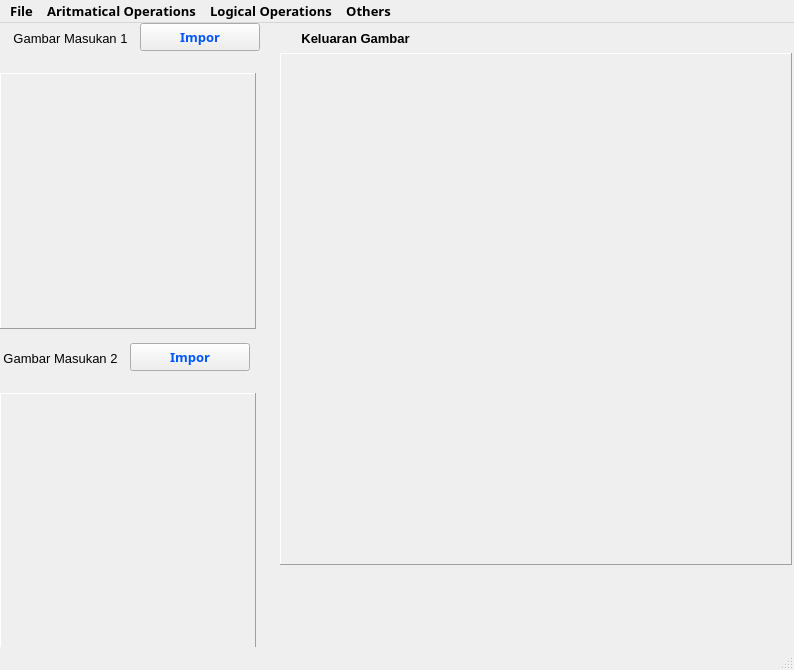
<?xml version="1.0" encoding="UTF-8"?>
<ui version="4.0">
 <class>MainWindow</class>
 <widget class="QMainWindow" name="MainWindow">
  <property name="geometry">
   <rect>
    <x>0</x>
    <y>0</y>
    <width>794</width>
    <height>670</height>
   </rect>
  </property>
  <property name="font">
   <font>
    <family>Segoe UI Semibold</family>
    <pointsize>10</pointsize>
    <weight>75</weight>
    <bold>true</bold>
   </font>
  </property>
  <property name="windowTitle">
   <string>Aritmatical by Maulana Akbar Firdausya</string>
  </property>
  <widget class="QWidget" name="centralwidget">
   <widget class="QLabel" name="label">
    <property name="geometry">
     <rect>
      <x>10</x>
      <y>0</y>
      <width>121</width>
      <height>31</height>
     </rect>
    </property>
    <property name="font">
     <font>
      <family>Segoe UI</family>
      <pointsize>10</pointsize>
      <weight>50</weight>
      <italic>false</italic>
      <bold>false</bold>
     </font>
    </property>
    <property name="text">
     <string>Gambar Masukan 1</string>
    </property>
    <property name="alignment">
     <set>Qt::AlignCenter</set>
    </property>
   </widget>
   <widget class="QLabel" name="pbInput">
    <property name="geometry">
     <rect>
      <x>0</x>
      <y>50</y>
      <width>256</width>
      <height>256</height>
     </rect>
    </property>
    <property name="autoFillBackground">
     <bool>false</bool>
    </property>
    <property name="frameShape">
     <enum>QFrame::Panel</enum>
    </property>
    <property name="frameShadow">
     <enum>QFrame::Raised</enum>
    </property>
    <property name="lineWidth">
     <number>1</number>
    </property>
    <property name="text">
     <string/>
    </property>
   </widget>
   <widget class="QLabel" name="label_2">
    <property name="geometry">
     <rect>
      <x>0</x>
      <y>320</y>
      <width>121</width>
      <height>31</height>
     </rect>
    </property>
    <property name="font">
     <font>
      <family>Segoe UI</family>
      <pointsize>10</pointsize>
      <weight>50</weight>
      <italic>false</italic>
      <bold>false</bold>
     </font>
    </property>
    <property name="text">
     <string>Gambar Masukan 2</string>
    </property>
    <property name="alignment">
     <set>Qt::AlignCenter</set>
    </property>
   </widget>
   <widget class="QLabel" name="pbInput_2">
    <property name="geometry">
     <rect>
      <x>0</x>
      <y>370</y>
      <width>256</width>
      <height>256</height>
     </rect>
    </property>
    <property name="autoFillBackground">
     <bool>false</bool>
    </property>
    <property name="frameShape">
     <enum>QFrame::Panel</enum>
    </property>
    <property name="frameShadow">
     <enum>QFrame::Raised</enum>
    </property>
    <property name="lineWidth">
     <number>1</number>
    </property>
    <property name="text">
     <string/>
    </property>
   </widget>
   <widget class="QLabel" name="label_3">
    <property name="geometry">
     <rect>
      <x>280</x>
      <y>0</y>
      <width>151</width>
      <height>31</height>
     </rect>
    </property>
    <property name="font">
     <font>
      <family>Segoe UI</family>
      <pointsize>10</pointsize>
      <weight>75</weight>
      <italic>false</italic>
      <bold>true</bold>
     </font>
    </property>
    <property name="text">
     <string>Keluaran Gambar</string>
    </property>
    <property name="alignment">
     <set>Qt::AlignCenter</set>
    </property>
   </widget>
   <widget class="QLabel" name="pbInput_3">
    <property name="geometry">
     <rect>
      <x>280</x>
      <y>30</y>
      <width>512</width>
      <height>512</height>
     </rect>
    </property>
    <property name="autoFillBackground">
     <bool>false</bool>
    </property>
    <property name="frameShape">
     <enum>QFrame::Panel</enum>
    </property>
    <property name="frameShadow">
     <enum>QFrame::Raised</enum>
    </property>
    <property name="lineWidth">
     <number>1</number>
    </property>
    <property name="text">
     <string/>
    </property>
   </widget>
   <widget class="QLabel" name="labelOutput">
    <property name="geometry">
     <rect>
      <x>440</x>
      <y>0</y>
      <width>351</width>
      <height>31</height>
     </rect>
    </property>
    <property name="font">
     <font>
      <family>Segoe UI</family>
      <pointsize>10</pointsize>
      <weight>50</weight>
      <italic>true</italic>
      <bold>false</bold>
     </font>
    </property>
    <property name="text">
     <string/>
    </property>
    <property name="alignment">
     <set>Qt::AlignRight|Qt::AlignTrailing|Qt::AlignVCenter</set>
    </property>
   </widget>
   <widget class="QLabel" name="labelLoading">
    <property name="geometry">
     <rect>
      <x>280</x>
      <y>540</y>
      <width>241</width>
      <height>21</height>
     </rect>
    </property>
    <property name="font">
     <font>
      <family>Segoe UI</family>
      <pointsize>10</pointsize>
      <weight>50</weight>
      <italic>true</italic>
      <bold>false</bold>
     </font>
    </property>
    <property name="text">
     <string/>
    </property>
    <property name="alignment">
     <set>Qt::AlignLeading|Qt::AlignLeft|Qt::AlignVCenter</set>
    </property>
   </widget>
   <widget class="QLabel" name="labelWarning">
    <property name="geometry">
     <rect>
      <x>280</x>
      <y>570</y>
      <width>501</width>
      <height>51</height>
     </rect>
    </property>
    <property name="font">
     <font>
      <family>Segoe UI</family>
      <pointsize>10</pointsize>
      <weight>50</weight>
      <italic>false</italic>
      <bold>false</bold>
     </font>
    </property>
    <property name="text">
     <string/>
    </property>
    <property name="alignment">
     <set>Qt::AlignLeading|Qt::AlignLeft|Qt::AlignVCenter</set>
    </property>
   </widget>
   <widget class="QPushButton" name="buttonImport1">
    <property name="geometry">
     <rect>
      <x>140</x>
      <y>0</y>
      <width>120</width>
      <height>28</height>
     </rect>
    </property>
    <property name="sizePolicy">
     <sizepolicy hsizetype="Minimum" vsizetype="Fixed">
      <horstretch>0</horstretch>
      <verstretch>0</verstretch>
     </sizepolicy>
    </property>
    <property name="palette">
     <palette>
      <active>
       <colorrole role="WindowText">
        <brush brushstyle="SolidPattern">
         <color alpha="255">
          <red>0</red>
          <green>0</green>
          <blue>0</blue>
         </color>
        </brush>
       </colorrole>
       <colorrole role="Text">
        <brush brushstyle="SolidPattern">
         <color alpha="255">
          <red>0</red>
          <green>0</green>
          <blue>0</blue>
         </color>
        </brush>
       </colorrole>
       <colorrole role="ButtonText">
        <brush brushstyle="SolidPattern">
         <color alpha="255">
          <red>0</red>
          <green>85</green>
          <blue>255</blue>
         </color>
        </brush>
       </colorrole>
      </active>
      <inactive>
       <colorrole role="WindowText">
        <brush brushstyle="SolidPattern">
         <color alpha="255">
          <red>0</red>
          <green>0</green>
          <blue>0</blue>
         </color>
        </brush>
       </colorrole>
       <colorrole role="Text">
        <brush brushstyle="SolidPattern">
         <color alpha="255">
          <red>0</red>
          <green>0</green>
          <blue>0</blue>
         </color>
        </brush>
       </colorrole>
       <colorrole role="ButtonText">
        <brush brushstyle="SolidPattern">
         <color alpha="255">
          <red>0</red>
          <green>85</green>
          <blue>255</blue>
         </color>
        </brush>
       </colorrole>
      </inactive>
      <disabled>
       <colorrole role="WindowText">
        <brush brushstyle="SolidPattern">
         <color alpha="255">
          <red>120</red>
          <green>120</green>
          <blue>120</blue>
         </color>
        </brush>
       </colorrole>
       <colorrole role="Text">
        <brush brushstyle="SolidPattern">
         <color alpha="255">
          <red>120</red>
          <green>120</green>
          <blue>120</blue>
         </color>
        </brush>
       </colorrole>
       <colorrole role="ButtonText">
        <brush brushstyle="SolidPattern">
         <color alpha="255">
          <red>120</red>
          <green>120</green>
          <blue>120</blue>
         </color>
        </brush>
       </colorrole>
      </disabled>
     </palette>
    </property>
    <property name="font">
     <font>
      <family>Segoe UI Semibold</family>
     </font>
    </property>
    <property name="cursor">
     <cursorShape>PointingHandCursor</cursorShape>
    </property>
    <property name="layoutDirection">
     <enum>Qt::LeftToRight</enum>
    </property>
    <property name="text">
     <string>Impor</string>
    </property>
   </widget>
   <widget class="QPushButton" name="buttonImport2">
    <property name="geometry">
     <rect>
      <x>130</x>
      <y>320</y>
      <width>120</width>
      <height>28</height>
     </rect>
    </property>
    <property name="sizePolicy">
     <sizepolicy hsizetype="Minimum" vsizetype="Fixed">
      <horstretch>0</horstretch>
      <verstretch>0</verstretch>
     </sizepolicy>
    </property>
    <property name="palette">
     <palette>
      <active>
       <colorrole role="WindowText">
        <brush brushstyle="SolidPattern">
         <color alpha="255">
          <red>0</red>
          <green>0</green>
          <blue>0</blue>
         </color>
        </brush>
       </colorrole>
       <colorrole role="Text">
        <brush brushstyle="SolidPattern">
         <color alpha="255">
          <red>0</red>
          <green>0</green>
          <blue>0</blue>
         </color>
        </brush>
       </colorrole>
       <colorrole role="ButtonText">
        <brush brushstyle="SolidPattern">
         <color alpha="255">
          <red>0</red>
          <green>85</green>
          <blue>255</blue>
         </color>
        </brush>
       </colorrole>
      </active>
      <inactive>
       <colorrole role="WindowText">
        <brush brushstyle="SolidPattern">
         <color alpha="255">
          <red>0</red>
          <green>0</green>
          <blue>0</blue>
         </color>
        </brush>
       </colorrole>
       <colorrole role="Text">
        <brush brushstyle="SolidPattern">
         <color alpha="255">
          <red>0</red>
          <green>0</green>
          <blue>0</blue>
         </color>
        </brush>
       </colorrole>
       <colorrole role="ButtonText">
        <brush brushstyle="SolidPattern">
         <color alpha="255">
          <red>0</red>
          <green>85</green>
          <blue>255</blue>
         </color>
        </brush>
       </colorrole>
      </inactive>
      <disabled>
       <colorrole role="WindowText">
        <brush brushstyle="SolidPattern">
         <color alpha="255">
          <red>120</red>
          <green>120</green>
          <blue>120</blue>
         </color>
        </brush>
       </colorrole>
       <colorrole role="Text">
        <brush brushstyle="SolidPattern">
         <color alpha="255">
          <red>120</red>
          <green>120</green>
          <blue>120</blue>
         </color>
        </brush>
       </colorrole>
       <colorrole role="ButtonText">
        <brush brushstyle="SolidPattern">
         <color alpha="255">
          <red>120</red>
          <green>120</green>
          <blue>120</blue>
         </color>
        </brush>
       </colorrole>
      </disabled>
     </palette>
    </property>
    <property name="font">
     <font>
      <family>Segoe UI Semibold</family>
     </font>
    </property>
    <property name="cursor">
     <cursorShape>PointingHandCursor</cursorShape>
    </property>
    <property name="layoutDirection">
     <enum>Qt::LeftToRight</enum>
    </property>
    <property name="text">
     <string>Impor</string>
    </property>
   </widget>
   <widget class="QLabel" name="labelPath2">
    <property name="geometry">
     <rect>
      <x>5</x>
      <y>350</y>
      <width>251</width>
      <height>21</height>
     </rect>
    </property>
    <property name="font">
     <font>
      <family>Segoe UI</family>
      <pointsize>8</pointsize>
      <weight>50</weight>
      <italic>true</italic>
      <bold>false</bold>
     </font>
    </property>
    <property name="text">
     <string/>
    </property>
    <property name="alignment">
     <set>Qt::AlignLeading|Qt::AlignLeft|Qt::AlignVCenter</set>
    </property>
   </widget>
   <widget class="QLabel" name="labelPath1">
    <property name="geometry">
     <rect>
      <x>5</x>
      <y>30</y>
      <width>251</width>
      <height>21</height>
     </rect>
    </property>
    <property name="font">
     <font>
      <family>Segoe UI</family>
      <pointsize>8</pointsize>
      <weight>50</weight>
      <italic>true</italic>
      <bold>false</bold>
     </font>
    </property>
    <property name="text">
     <string/>
    </property>
    <property name="alignment">
     <set>Qt::AlignLeading|Qt::AlignLeft|Qt::AlignVCenter</set>
    </property>
   </widget>
  </widget>
  <widget class="QMenuBar" name="menubar">
   <property name="geometry">
    <rect>
     <x>0</x>
     <y>0</y>
     <width>794</width>
     <height>21</height>
    </rect>
   </property>
   <widget class="QMenu" name="menuFile">
    <property name="title">
     <string>File</string>
    </property>
    <addaction name="actionSave_As"/>
    <addaction name="actionBack"/>
   </widget>
   <widget class="QMenu" name="menuOperations">
    <property name="title">
     <string>Aritmatical Operations</string>
    </property>
    <addaction name="actionSummations"/>
    <addaction name="actionSubstraction"/>
    <addaction name="actionMultiplication_x"/>
    <addaction name="actionDistribution"/>
   </widget>
   <widget class="QMenu" name="menuLogical_Operations">
    <property name="title">
     <string>Logical Operations</string>
    </property>
    <addaction name="actionAND"/>
    <addaction name="actionOR"/>
    <addaction name="actionXOR"/>
    <addaction name="actionNOT"/>
   </widget>
   <widget class="QMenu" name="menuOthers">
    <property name="title">
     <string>Others</string>
    </property>
   </widget>
   <addaction name="menuFile"/>
   <addaction name="menuOperations"/>
   <addaction name="menuLogical_Operations"/>
   <addaction name="menuOthers"/>
  </widget>
  <widget class="QStatusBar" name="statusbar"/>
  <action name="actionInput_Gambar_1">
   <property name="text">
    <string>Input Image 1</string>
   </property>
  </action>
  <action name="actionInput_Image_2">
   <property name="text">
    <string>Input Image 2</string>
   </property>
  </action>
  <action name="actionSave_As">
   <property name="icon">
    <iconset>
     <normaloff>Icons/icons8-open-file-100.png</normaloff>Icons/icons8-open-file-100.png</iconset>
   </property>
   <property name="text">
    <string>Save As</string>
   </property>
  </action>
  <action name="actionBack">
   <property name="icon">
    <iconset>
     <normaloff>Icons/icons8-exit-100.png</normaloff>Icons/icons8-exit-100.png</iconset>
   </property>
   <property name="text">
    <string>Exit and Back</string>
   </property>
  </action>
  <action name="actionSummations">
   <property name="icon">
    <iconset>
     <normaloff>Icons/icons8-plus-100.png</normaloff>Icons/icons8-plus-100.png</iconset>
   </property>
   <property name="text">
    <string>Summation (+)</string>
   </property>
  </action>
  <action name="actionSubstraction">
   <property name="icon">
    <iconset>
     <normaloff>Icons/icons8-minus-100.png</normaloff>Icons/icons8-minus-100.png</iconset>
   </property>
   <property name="text">
    <string>Substraction (-)</string>
   </property>
  </action>
  <action name="actionMultiplication_x">
   <property name="icon">
    <iconset>
     <normaloff>Icons/icons8-multiply-100.png</normaloff>Icons/icons8-multiply-100.png</iconset>
   </property>
   <property name="text">
    <string>Multiplication (*)</string>
   </property>
  </action>
  <action name="actionDistribution">
   <property name="icon">
    <iconset>
     <normaloff>Icons/icons8-divide-100.png</normaloff>Icons/icons8-divide-100.png</iconset>
   </property>
   <property name="text">
    <string>Distribution (/)</string>
   </property>
  </action>
  <action name="actionAND">
   <property name="icon">
    <iconset>
     <normaloff>Icons/andLogo.png</normaloff>Icons/andLogo.png</iconset>
   </property>
   <property name="text">
    <string>AND</string>
   </property>
  </action>
  <action name="actionOR">
   <property name="icon">
    <iconset>
     <normaloff>Icons/orLogo.png</normaloff>Icons/orLogo.png</iconset>
   </property>
   <property name="text">
    <string>OR</string>
   </property>
  </action>
  <action name="actionXOR">
   <property name="icon">
    <iconset>
     <normaloff>Icons/xorLogo.png</normaloff>Icons/xorLogo.png</iconset>
   </property>
   <property name="text">
    <string>XOR</string>
   </property>
  </action>
  <action name="actionNOT">
   <property name="icon">
    <iconset>
     <normaloff>Icons/notLogo.png</normaloff>Icons/notLogo.png</iconset>
   </property>
   <property name="text">
    <string>NOT</string>
   </property>
  </action>
 </widget>
 <resources/>
 <connections/>
</ui>
